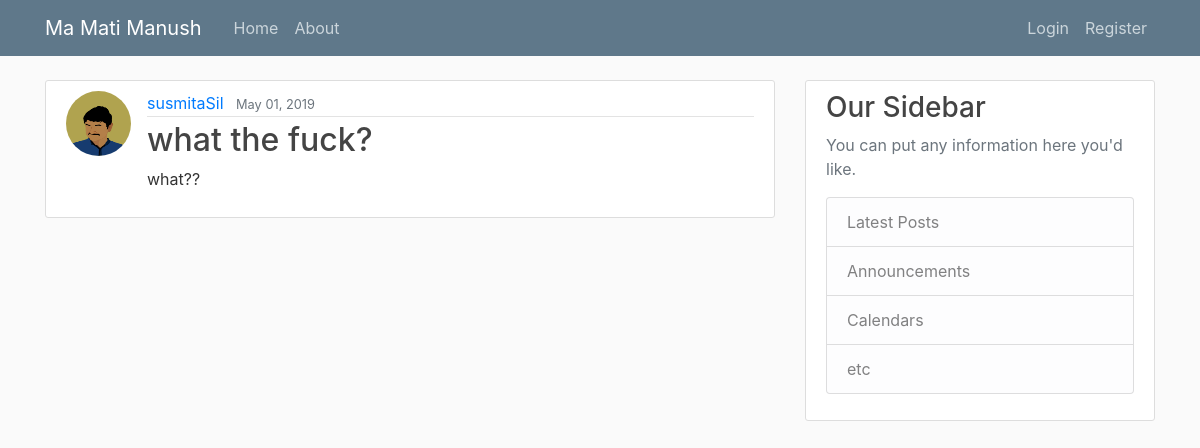
The app's page /post/8/, older data.
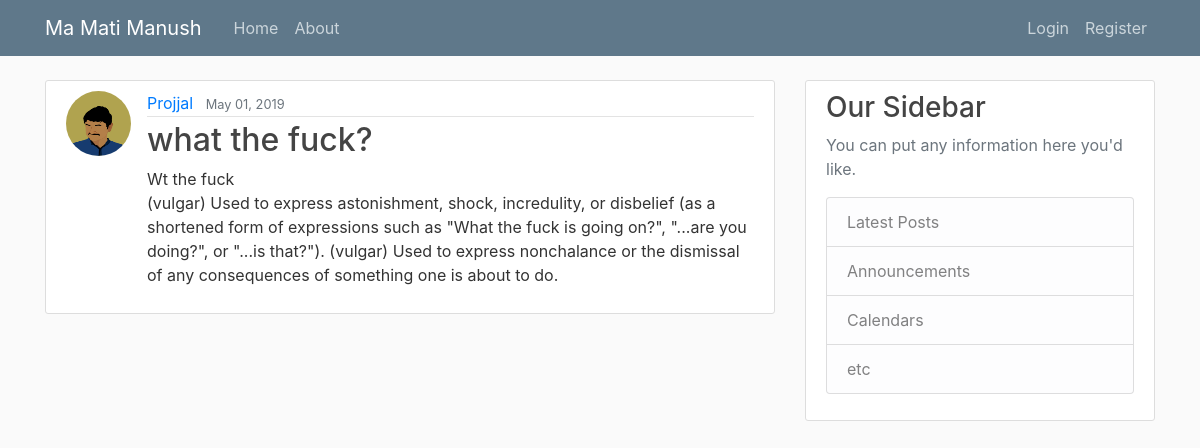
The same page, newer data.
### blog/models.py (models this page shows, shortened)
class Post(models.Model):
    title = models.CharField(max_length=100)
    content = models.TextField()
    date_posted = models.DateTimeField(default=timezone.now)
    author = models.ForeignKey(User, on_delete=models.CASCADE)

### users/models.py (models this page shows, shortened)
class Profile(models.Model) :
    user = models.OneToOneField(User, on_delete=models.CASCADE)
    image = models.ImageField(default='default.png', upload_to='profile_pics')

### blog/views.py (the view)
# urls.py: path('post/<int:pk>/', PostDetailView.as_view(), name="post-detail"),
class PostDetailView(DetailView):
    model = Post

### blog/templates/blog/post_detail.html (shortened to what this page needs)
{% extends "blog/base.html" %}
{% block content %}
    <article class="media content-section">
        <img class="rounded-circle article-img" src = "{{ object.author.profile.image.url }}">
        <div class="media-body">
            <div class="article-metadata">
            <a class="mr-2" href="{% url 'user-posts' object.author.username %}">{{ object.author }}</a>
            <small class="text-muted">{{ object.date_posted|date:"F d, Y" }}</small>
            </div>
            <h2 class="article-title">{{ object.title }}</h2>
            <p class="article-content">{{ object.content }}</p>
        </div>
    </article>
{% endblock content  %}

Row changes from the older to the newer data that the page shows:
changed Post "what the fuck?": author "susmitaSil" → "Projjal"; content "what??" → "Wt the fuck (vulgar) Used to express astonishment, shock, incredulity, or disbelief (as a shortened form of expressions such as \"What the fuck is going on?\", \"...are you doing?\", or \"...is that?\"). (vulgar) Used to express nonchalance or the dismissal of any consequences of something one is about to do."
